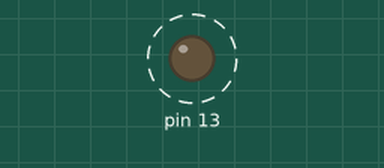
Recording of a sketch running on a simulated Arduino Uno, built with avr-gcc and run on an emulated ATmega328P. On the bench: output pins drawn as LEDs (lit = HIGH). Dashed ring = blinking.

Above: at 0.5 s.
Timing chart, 0 to 4.6 s (numbered marks = the images above):
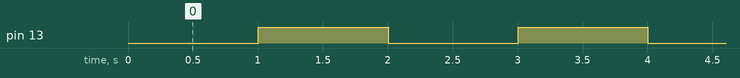

The sketch:

pin13____1s_led_on_off.ino
```cpp
void setup() {
  //attachInterrupt(0, myISR, change);

  DDRB = 0x20; //pin D에 있는 것을 모두 output모드로 // pb5번 //led

  TCCR2A = 0x00;
  TCCR2B = 0x04; //타이머 fpwltmxj

  TIMSK2 = 0x01; //timer conunt

  TCNT2 = 6;
  Serial.begin(9600);

}

void loop() {

}

  int toggle = 0;
  int count = 0;


SIGNAL(TIMER2_OVF_vect)
{
  count++;
  TCNT2 = 6;

  if(count > 1000)
  {
    count = 0;
    if(toggle == 0)
    {
      PORTB = 0x20;
      toggle = 1;
    }
    else
    {
      PORTB = 0x00;
      toggle = 0;
    }
  }

}
```

Measured:
- by itself, pin 13: alternates HIGH for 1.0 s and LOW for 1.0 s
